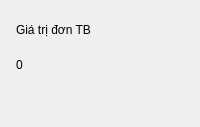
      <widget class="QFrame" name="cardAov">
       <property name="minimumSize">
        <size>
         <width>0</width>
         <height>120</height>
        </size>
       </property>
       <property name="frameShape">
        <enum>QFrame::Shape::NoFrame</enum>
       </property>
       <layout class="QVBoxLayout" name="cardAovLayout">
        <property name="spacing">
         <number>6</number>
        </property>
        <property name="leftMargin">
         <number>16</number>
        </property>
        <property name="topMargin">
         <number>14</number>
        </property>
        <property name="rightMargin">
         <number>16</number>
        </property>
        <property name="bottomMargin">
         <number>14</number>
        </property>
        <item>
         <layout class="QHBoxLayout" name="cardAovTopRow">
          <item>
           <widget class="QLabel" name="lblAovCaption">
            <property name="text">
             <string>Giá trị đơn TB</string>
            </property>
           </widget>
          </item>
          <item>
           <spacer name="cardAovSpacer">
            <property name="orientation">
             <enum>Qt::Orientation::Horizontal</enum>
            </property>
            <property name="sizeHint" stdset="0">
             <size>
              <width>40</width>
              <height>20</height>
             </size>
            </property>
           </spacer>
          </item>
          <item>
           <widget class="QLabel" name="badgeAov">
            <property name="minimumSize">
             <size>
              <width>32</width>
              <height>32</height>
             </size>
            </property>
            <property name="maximumSize">
             <size>
              <width>32</width>
              <height>32</height>
             </size>
            </property>
            <property name="text">
             <string/>
            </property>
            <property name="alignment">
             <set>Qt::AlignmentFlag::AlignCenter</set>
            </property>
           </widget>
          </item>
         </layout>
        </item>
        <item>
         <widget class="QLabel" name="lblAovVal">
          <property name="minimumSize">
           <size>
            <width>0</width>
            <height>25</height>
           </size>
          </property>
          <property name="maximumSize">
           <size>
            <width>16777215</width>
            <height>25</height>
           </size>
          </property>
          <property name="text">
           <string>0</string>
          </property>
         </widget>
        </item>
        <item>
         <layout class="QHBoxLayout" name="cardAovTrendRow">
          <property name="topMargin">
           <number>10</number>
          </property>
          <item>
           <widget class="QLabel" name="lblAovTrend">
            <property name="text">
             <string/>
            </property>
           </widget>
          </item>
          <item>
           <spacer name="cardAovTrendSpacer">
            <property name="orientation">
             <enum>Qt::Orientation::Horizontal</enum>
            </property>
            <property name="sizeHint" stdset="0">
             <size>
              <width>40</width>
              <height>20</height>
             </size>
            </property>
           </spacer>
          </item>
         </layout>
        </item>
       </layout>
      </widget>
